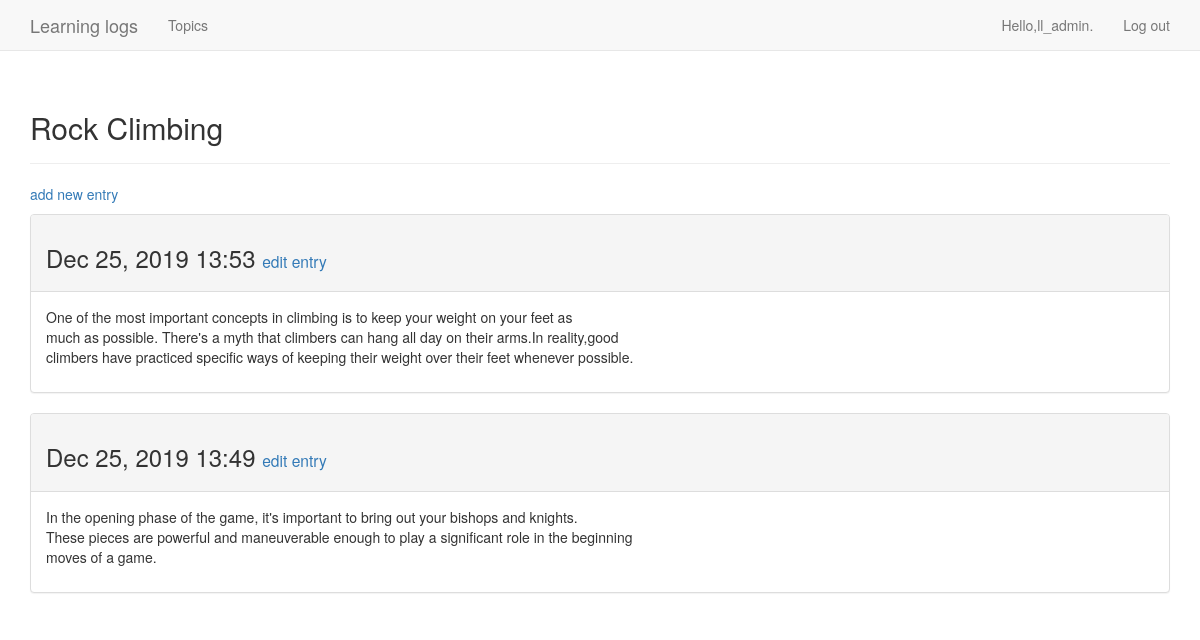
The page /topics/2/ (signed in) on the database its author committed.
### learning_logs/models.py (models this page shows, shortened)
class Topic(models.Model):
    text = models.CharField(max_length=200)
    date_added = models.DateTimeField(auto_now_add=True)
    owner = models.ForeignKey(User, on_delete=models.CASCADE)
    def __str__(self):
        return self.text

class Entry(models.Model):
    topic = models.ForeignKey(Topic, on_delete=models.CASCADE)
    text = models.TextField()
    date_added = models.DateTimeField(auto_now_add=True)
    class Meta:
        verbose_name_plural = 'entries'

### learning_logs/views.py (the view)
# urls.py: path('topics/<topic_id>/', views.topic, name='topic'),
@login_required
def topic(request, topic_id):
    topic = Topic.objects.get(id=topic_id)
    if topic.owner != request.user:
        raise Http404
    entries = topic.entry_set.order_by('-date_added')
    context = {'topic': topic, 'entries': entries}
    return render(request, 'learning_logs/topic.html', context)

### learning_logs/templates/learning_logs/topic.html
{% extends "learning_logs/base.html" %}
{% block header %}
    <h2>{{ topic }}</h2>
{% endblock header %}
{% block content %}
    <p><a href="{% url 'learning_logs:new_entry' topic.id %}">add new entry</a>
    </p>
    {% for entry in entries %}
        <div class="panel panel-default">
            <div class="panel-heading">
                <h3>
                    {{ entry.date_added|date:'M d, Y H:i' }}
                    <small>
                        <a href="{% url 'learning_logs:edit_entry' entry.id %}">
                            edit entry</a>
                    </small>
                </h3>
            </div>
            <div class="panel-body">
                {{ entry.text|linebreaks }}
            </div>
        </div>
    {% empty %}
        There are no entries for this topic yet.
    {% endfor %}
{% endblock content %}

### learning_logs/templates/learning_logs/base.html (shortened to what this page needs)
{% load bootstrap3 %}
<!DOCTYPE html>
<html lang="en">
<head>
    {% bootstrap_css %}
</head>
<body>
<nav class="navbar navbar-default navbar-static-top">
    <div class="container">
        <div class="navbar-header">
            {% if user.is_authenticated %}
                <a class="navbar-brand"
                   href="{% url 'learning_logs:welcome' %}">Learning
                    logs</a>
            {% else %}
                <a class="navbar-brand" href="{% url 'learning_logs:index' %}">Learning
                    logs</a>
            {% endif %}
        </div>
        <div class="collapse navbar-collapse" id="bs-example-navbar-collapse-1">
            <ul class="nav navbar-nav">
                <li><a href="{% url 'learning_logs:topics' %}">Topics</a></li>
            </ul>
            <ul class="nav navbar-nav navbar-right">
                {% if user.is_authenticated %}
                    <li><a>Hello,{{ user.username }}.</a></li>
                    <li><a href="{% url 'users:logout' %}">Log out</a></li>
                {% else %}
                    <li><a href="{% url 'users:register' %}">Register</a></li>
                    <li><a href="{% url 'users:login' %}">Log in</a></li>
                {% endif %}
            </ul>
        </div>
    </div>
</nav>
<div class="container">
    <div class="page-header">
        {% block header %}{% endblock header %}
    </div>
    <div>
        {% block content %}{% endblock content %}
    </div>
</div>
</body>
</html>

### rows shown on the page
Topic: text "Rock Climbing"
Entry: date_added "Dec 25, 2019 13:53", text "One of the most important concepts in climbing is to keep your weight on your feet as much as possible. There's a myth that climbers can hang all day on their arms.In reality,good climbers have practiced specific ways of keeping their weight over their feet whenever possible."
Entry: date_added "Dec 25, 2019 13:49", text "In the opening phase of the game, it's important to bring out your bishops and knights. These pieces are powerful and maneuverable enough to play a significant role in the beginning moves of a game."

### other values the page prints
{{ user.username }} "ll_admin"
